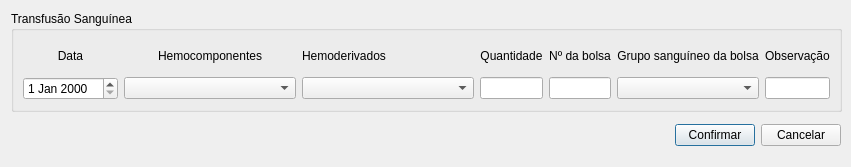
<?xml version="1.0" encoding="UTF-8"?>
<ui version="4.0">
 <class>transfusao</class>
 <widget class="QDialog" name="transfusao">
  <property name="geometry">
   <rect>
    <x>0</x>
    <y>0</y>
    <width>851</width>
    <height>167</height>
   </rect>
  </property>
  <property name="minimumSize">
   <size>
    <width>851</width>
    <height>167</height>
   </size>
  </property>
  <property name="maximumSize">
   <size>
    <width>851</width>
    <height>167</height>
   </size>
  </property>
  <property name="windowTitle">
   <string>Transfusão</string>
  </property>
  <widget class="QGroupBox" name="groupBox">
   <property name="geometry">
    <rect>
     <x>11</x>
     <y>11</y>
     <width>831</width>
     <height>101</height>
    </rect>
   </property>
   <property name="title">
    <string>Transfusão Sanguínea</string>
   </property>
   <layout class="QGridLayout" name="gridLayout">
    <item row="1" column="5">
     <widget class="QComboBox" name="comboBox_GrupoSanguineoDaBolsa">
      <item>
       <property name="text">
        <string/>
       </property>
      </item>
      <item>
       <property name="text">
        <string>O+</string>
       </property>
      </item>
      <item>
       <property name="text">
        <string>O-</string>
       </property>
      </item>
      <item>
       <property name="text">
        <string>A+</string>
       </property>
      </item>
      <item>
       <property name="text">
        <string>A-</string>
       </property>
      </item>
      <item>
       <property name="text">
        <string>B+</string>
       </property>
      </item>
      <item>
       <property name="text">
        <string>B-</string>
       </property>
      </item>
      <item>
       <property name="text">
        <string>AB+</string>
       </property>
      </item>
      <item>
       <property name="text">
        <string>AB-</string>
       </property>
      </item>
     </widget>
    </item>
    <item row="0" column="5">
     <widget class="QLabel" name="label_2">
      <property name="text">
       <string>Grupo sanguíneo da bolsa</string>
      </property>
      <property name="alignment">
       <set>Qt::AlignCenter</set>
      </property>
     </widget>
    </item>
    <item row="1" column="4">
     <widget class="QLineEdit" name="lineEdit_NumeroDaBolsa"/>
    </item>
    <item row="1" column="6">
     <widget class="QLineEdit" name="lineEdit_Observacao"/>
    </item>
    <item row="1" column="1">
     <widget class="QComboBox" name="comboBox_Hemocomponentes">
      <item>
       <property name="text">
        <string/>
       </property>
      </item>
      <item>
       <property name="text">
        <string>Concentrado de hemácias </string>
       </property>
      </item>
      <item>
       <property name="text">
        <string>Concentrado de hemácias lavadas</string>
       </property>
      </item>
      <item>
       <property name="text">
        <string>Concentrado de plaquetas</string>
       </property>
      </item>
      <item>
       <property name="text">
        <string>Crioprecipitado</string>
       </property>
      </item>
      <item>
       <property name="text">
        <string>Plaqueta por aférese</string>
       </property>
      </item>
      <item>
       <property name="text">
        <string>Plasma expansor</string>
       </property>
      </item>
      <item>
       <property name="text">
        <string>Plasma fresco congelado</string>
       </property>
      </item>
      <item>
       <property name="text">
        <string>Pool de plaquetas</string>
       </property>
      </item>
      <item>
       <property name="text">
        <string>Sangue total</string>
       </property>
      </item>
     </widget>
    </item>
    <item row="0" column="3">
     <widget class="QLabel" name="label_6">
      <property name="text">
       <string>Quantidade</string>
      </property>
      <property name="alignment">
       <set>Qt::AlignCenter</set>
      </property>
     </widget>
    </item>
    <item row="0" column="6">
     <widget class="QLabel" name="label">
      <property name="text">
       <string>Observação</string>
      </property>
      <property name="alignment">
       <set>Qt::AlignCenter</set>
      </property>
     </widget>
    </item>
    <item row="1" column="3">
     <widget class="QLineEdit" name="lineEdit_Quantidade"/>
    </item>
    <item row="0" column="1">
     <widget class="QLabel" name="label_4">
      <property name="text">
       <string>Hemocomponentes</string>
      </property>
      <property name="alignment">
       <set>Qt::AlignCenter</set>
      </property>
     </widget>
    </item>
    <item row="0" column="0">
     <widget class="QLabel" name="label_3">
      <property name="text">
       <string>Data</string>
      </property>
      <property name="alignment">
       <set>Qt::AlignCenter</set>
      </property>
     </widget>
    </item>
    <item row="0" column="4">
     <widget class="QLabel" name="label_5">
      <property name="text">
       <string>Nº da bolsa</string>
      </property>
      <property name="alignment">
       <set>Qt::AlignCenter</set>
      </property>
     </widget>
    </item>
    <item row="1" column="0">
     <widget class="QDateEdit" name="dateEdit_Data"/>
    </item>
    <item row="0" column="2">
     <widget class="QLabel" name="label_7">
      <property name="text">
       <string>Hemoderivados</string>
      </property>
     </widget>
    </item>
    <item row="1" column="2">
     <widget class="QComboBox" name="comboBox">
      <item>
       <property name="text">
        <string/>
       </property>
      </item>
      <item>
       <property name="text">
        <string>Albumina</string>
       </property>
      </item>
      <item>
       <property name="text">
        <string>Complexo protombínico ativado</string>
       </property>
      </item>
      <item>
       <property name="text">
        <string>Complexo protombínico</string>
       </property>
      </item>
      <item>
       <property name="text">
        <string>Fator IX da coagulação</string>
       </property>
      </item>
      <item>
       <property name="text">
        <string>Fator VIII da coagulação</string>
       </property>
      </item>
     </widget>
    </item>
   </layout>
  </widget>
  <widget class="QWidget" name="horizontalLayoutWidget">
   <property name="geometry">
    <rect>
     <x>10</x>
     <y>110</y>
     <width>831</width>
     <height>51</height>
    </rect>
   </property>
   <layout class="QHBoxLayout" name="horizontalLayout">
    <item>
     <spacer name="horizontalSpacer">
      <property name="orientation">
       <enum>Qt::Horizontal</enum>
      </property>
      <property name="sizeHint" stdset="0">
       <size>
        <width>40</width>
        <height>20</height>
       </size>
      </property>
     </spacer>
    </item>
    <item>
     <widget class="QPushButton" name="pushButton_Confirmar">
      <property name="text">
       <string>Confirmar</string>
      </property>
     </widget>
    </item>
    <item>
     <widget class="QPushButton" name="pushButton_Cancelar">
      <property name="text">
       <string>Cancelar</string>
      </property>
     </widget>
    </item>
   </layout>
  </widget>
 </widget>
 <resources/>
 <connections/>
</ui>
